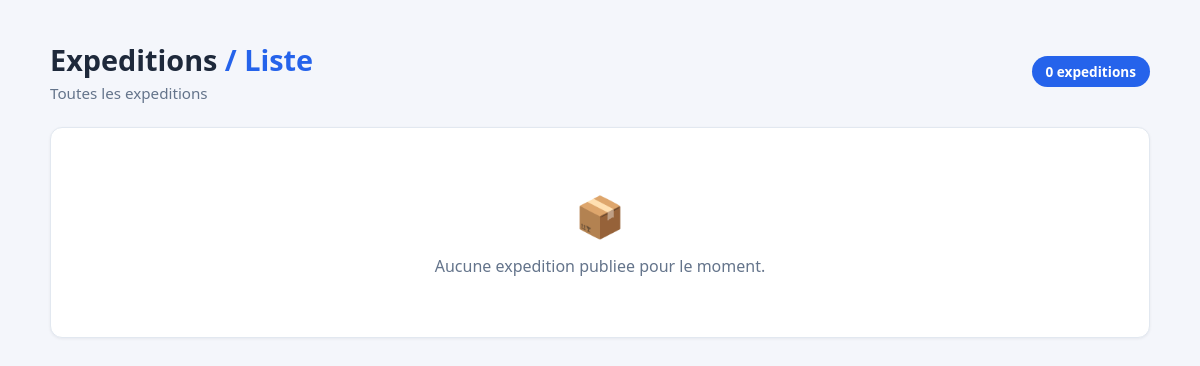
/expedition/expedition_list/, run on an earlier commit of the app's database.
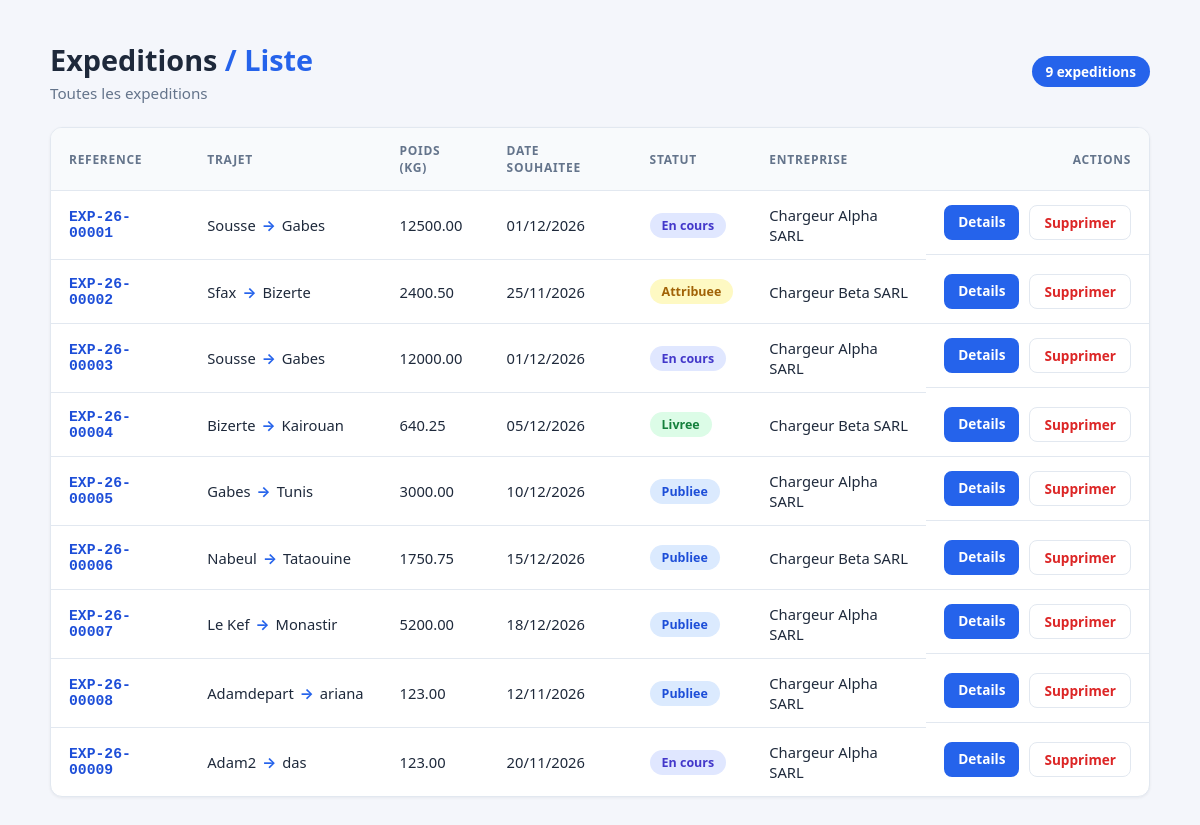
And on a later commit of the database.
### ExpeditionApp/models.py (models this page shows, shortened)
class Expedition(models.Model):
    reference = models.CharField(max_length=50, editable=False, unique=True, blank=True)
    ville_depart = models.CharField(max_length=100)
    ville_arrivee = models.CharField(max_length=100)
    poids_kg = models.DecimalField(max_digits=10, decimal_places=2, validators=[MinValueValidator(0.001, message="Le poids doit etre superieur a 0")])
    date_souhaitee = models.DateField()
    description = models.TextField(blank=True, null=True)
    statut = models.CharField(
        max_length=20,
        choices=[
            ('publiee', 'Publiee'),
            ('attribuee', 'Attribuee'),
            ('en_cours', 'En cours'),
            ('livree', 'Livree'),
            ('annulee', 'Annulee'),
        ],
        default='publiee',
        verbose_name="Statut"
    )
    entreprise = models.ForeignKey(
        Entreprise,
        on_delete=models.CASCADE,
        related_name='expeditions',
    )
    created_at = models.DateTimeField(auto_now_add=True)
    updated_at = models.DateTimeField(auto_now=True)

### EntrepriseApp/models.py (models this page shows)
class Entreprise(models.Model):
    raison_sociale = models.CharField(max_length=255, null=False, blank=False)
    matricule_fiscale = models.CharField(max_length=17, unique=True, validators=[matricule_fiscal_validator])
    type_entreprise = models.CharField(max_length=100, choices=[
        ('chargeur', 'Chargeur'),
        ('transporteur', 'Transporteur')
    ], default='chargeur')
    adresse = models.TextField(validators=[
        MinLengthValidator(20, message="L'adresse doit contenir au moins 20 caractères"),
        MaxLengthValidator(300, message="L'adresse ne peut pas dépasser 300 caractères")
    ])
    created_at = models.DateTimeField(auto_now_add=True)
    updated_at = models.DateTimeField(auto_now=True)
    utilisateur = models.OneToOneField(Utilisateur, on_delete=models.CASCADE, related_name='entreprise')
    def __str__(self):
        return self.raison_sociale

### ExpeditionApp/views.py (the view)
# urls.py: path('expedition_list/', Expedition_list.as_view(), name='expedition_list'),
class Expedition_list(ListView):
    model = Expedition
    template_name = "expedition/list.html"
    context_object_name = "expeditions"

### templates/expedition/list.html (shortened to what this page needs)
<!DOCTYPE html>
<html lang="fr">
<head>
</head>
<body>
    <div class="container">
        <header>
            <div>
                <h1>Expeditions <span>/ Liste</span></h1>
                <p>Toutes les expeditions</p>
            </div>
            <span class="badge-count">{{ expeditions|length }} expedition{{ expeditions|length|pluralize:"s" }}</span>
        </header>
        <div class="card">
            {% if expeditions %}
            <div class="table-scroll">
                <table>
                    <thead>
                        <tr>
                            <th>Reference</th>
                            <th>Trajet</th>
                            <th>Poids (kg)</th>
                            <th>Date souhaitee</th>
                            <th>Statut</th>
                            <th>Entreprise</th>
                            <th>Actions</th>
                        </tr>
                    </thead>
                    <tbody>
                        {% for expedition in expeditions %}
                        <tr>
                            <td class="ref">{{ expedition.reference }}</td>
                            <td>
                                <div class="route">
                                    <span>{{ expedition.ville_depart }}</span>
                                    <span class="arrow">&rarr;</span>
                                    <span>{{ expedition.ville_arrivee }}</span>
                                </div>
                            </td>
                            <td>{{ expedition.poids_kg }}</td>
                            <td>{{ expedition.date_souhaitee|date:"d/m/Y" }}</td>
                            <td>
                                <span class="statut statut-{{ expedition.statut }}">
                                    {{ expedition.get_statut_display }}</span>
                            </td>
                            <td>{{ expedition.entreprise }}</td>
                            <td class="actions">
                                <a class="btn btn-view" href="{% url 'expedition_detail' expedition.pk %}">Details</a>
                                <a class="btn btn-delete"
                                    href="{% url 'expedition_delete' expedition.pk %}">Supprimer</a>
                            </td>
                        </tr>
                        {% endfor %}
                    </tbody>
                </table>
            </div>
            {% else %}
            <div class="empty">
                <span class="icon">&#128230;</span>
                <p>Aucune expedition publiee pour le moment.</p>
            </div>
            {% endif %}
        </div>
    </div>
</body>
</html>

What changed in the data, as far as the page shows it:
added Expedition: reference "EXP-26-00001", ville_depart "Sousse", ville_arrivee "Gabes", poids_kg "12500.00", date_souhaitee "01/12/2026", statut "En cours", entreprise "Chargeur Alpha SARL"
added Expedition: reference "EXP-26-00002", ville_depart "Sfax", ville_arrivee "Bizerte", poids_kg "2400.50", date_souhaitee "25/11/2026", statut "Attribuee", entreprise "Chargeur Beta SARL"
added Expedition: reference "EXP-26-00003", ville_depart "Sousse", ville_arrivee "Gabes", poids_kg "12000.00", date_souhaitee "01/12/2026", statut "En cours", entreprise "Chargeur Alpha SARL"
added Expedition: reference "EXP-26-00004", ville_depart "Bizerte", ville_arrivee "Kairouan", poids_kg "640.25", date_souhaitee "05/12/2026", statut "Livree", entreprise "Chargeur Beta SARL"
added Expedition: reference "EXP-26-00005", ville_depart "Gabes", ville_arrivee "Tunis", poids_kg "3000.00", date_souhaitee "10/12/2026", statut "Publiee", entreprise "Chargeur Alpha SARL"
added Expedition: reference "EXP-26-00006", ville_depart "Nabeul", ville_arrivee "Tataouine", poids_kg "1750.75", date_souhaitee "15/12/2026", statut "Publiee", entreprise "Chargeur Beta SARL"
added Expedition: reference "EXP-26-00007", ville_depart "Le Kef", ville_arrivee "Monastir", poids_kg "5200.00", date_souhaitee "18/12/2026", statut "Publiee", entreprise "Chargeur Alpha SARL"
added Expedition: reference "EXP-26-00008", ville_depart "Adamdepart", ville_arrivee "ariana", poids_kg "123.00", date_souhaitee "12/11/2026", statut "Publiee", entreprise "Chargeur Alpha SARL"
added Expedition: reference "EXP-26-00009", ville_depart "Adam2", ville_arrivee "das", poids_kg "123.00", date_souhaitee "20/11/2026", statut "En cours", entreprise "Chargeur Alpha SARL"
Also different on the page:
{{ expeditions|length }}: "0" → "9"
text no longer shown: "📦 Aucune expedition publiee pour le moment."
text now shown: "REFERENCE TRAJET POIDS (KG) DATE SOUHAITEE STATUT ENTREPRISE ACTIONS"
